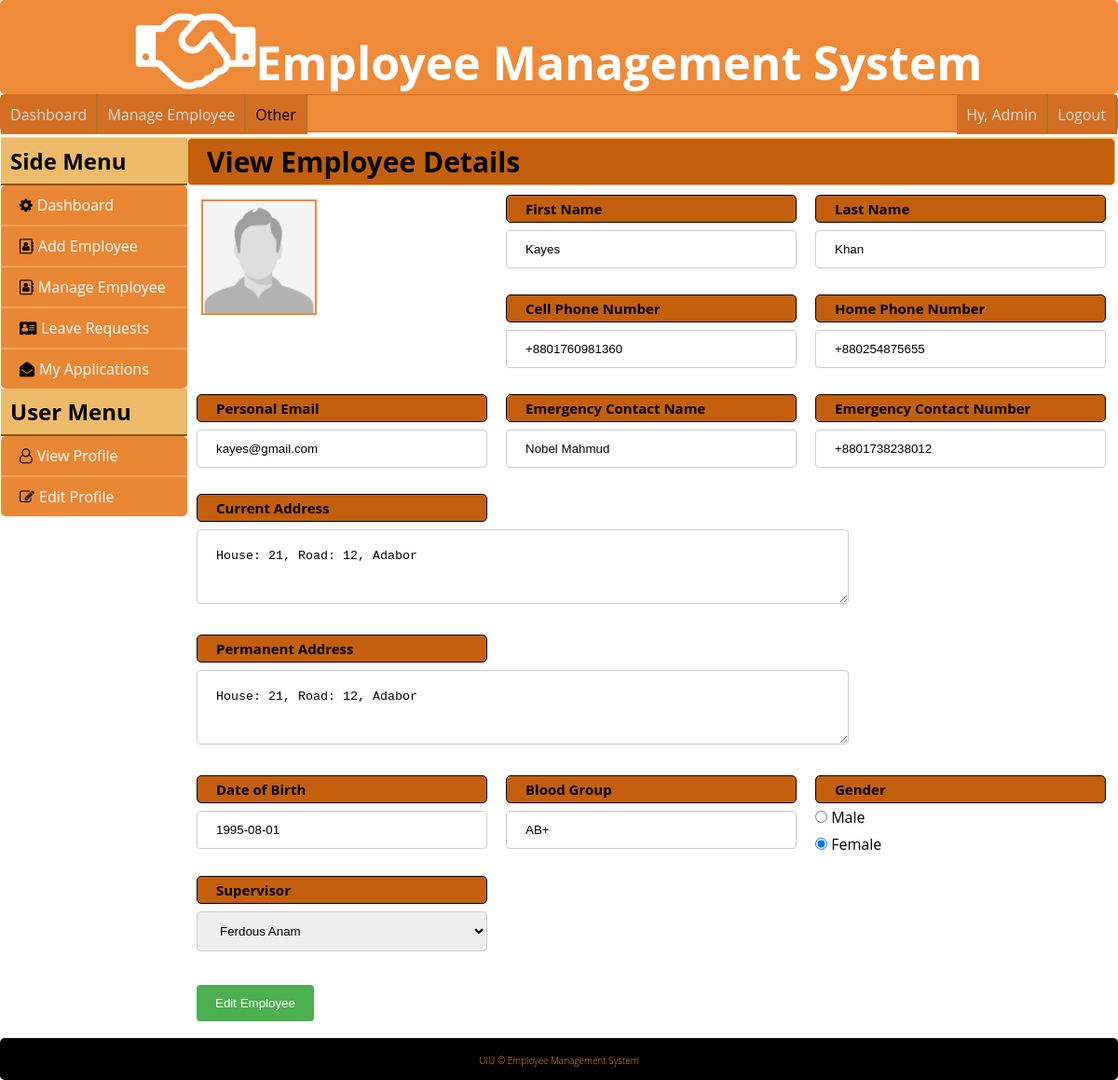
Page /editprofile.php?id=1 (signed in) on the committed database.
### tables this page shows
CREATE TABLE `employee` (
  `id` int(11) NOT NULL,
  `first_name` varchar(50) NOT NULL,
  `last_name` varchar(50) NOT NULL,
  `username` varchar(50) NOT NULL,
  `password` varchar(50) NOT NULL,
  `job_title` varchar(50) NOT NULL,
  `employment_status` varchar(50) NOT NULL,
  `sub_unit` varchar(50) NOT NULL,
  `supervisor_id` int(11) NOT NULL,
  `cell_phone` varchar(20) NOT NULL,
  `home_phone` varchar(20) NOT NULL,
  `email` varchar(50) NOT NULL,
  `emergency_contact_name` varchar(50) NOT NULL,
  `emergency_contact_number` varchar(20) NOT NULL,
  `current_address` varchar(255) NOT NULL,
  `permanent_address` varchar(255) NOT NULL,
  `dob` date NOT NULL,
  `blood_group` varchar(3) NOT NULL,
  `gender` tinyint(4) NOT NULL,
  `image` varchar(255) NOT NULL
);

CREATE TABLE `tbl_supervisors` (
  `id` int(11) NOT NULL,
  `employee_id` int(11) NOT NULL
);

### lib/Database.php (called while the page is built, shortened)
<?php
Class Database{
 public $host   = DB_HOST;
 public $user   = DB_USER;
 public $pass   = DB_PASS;
 public $dbname = DB_NAME;
 public $link;
private function connectDB(){
 $this->link = new mysqli($this->host, $this->user, $this->pass,
  $this->dbname);
 }
public function select($query){
  $result = $this->link->query($query) or
   die($this->link->error.__LINE__);
  if($result->num_rows > 0){
    return $result;
  } else {
    return false;
  }
 }
}

### classes/Employee.php (called while the page is built, shortened)
<?php
	$filepath = realpath(dirname(__FILE__));
	include_once($filepath.'/../lib/Database.php');
?>
<?php
class Employee
{
	private $db;
	public function __construct(){
		$this->db = new Database();
	}
	public function getByEmployeeId($id){
		$query = "SELECT * FROM employee WHERE id='$id'";
		$result = $this->db->select($query);
		return $result;
	}
	public function getAllSupervisor()
	{
		$query = "SELECT *
			FROM tbl_supervisors NATURAL JOIN employee
			";
			$result = $this->db->select($query);
			return $result;
	}
}
?>

### config/sitedetails.php (called while the page is built)
<?php
	$base_url = 'http://localhost/ems/';
 ?>

### editprofile.php (the view, shortened to what this page needs)
<?php include 'inc/header.php'; ?>
<?php include 'plugins/leftsidebar.php'; ?>
<div class="content float-left">
	<h2>View Employee Details</h2>
	<form action="" method="POST">
	<?php
	    if (!isset($_GET['id']) || $_GET['id'] == NULL) {
	        echo "<script>window.location = 'employee.php'; </script>";
	    }else {
	        $id = preg_replace('/[^a-zA-Z0-9_]/', '', $_GET['id']);
	    }
		$getEmp = $employee->getByEmployeeId($id);
		if ($getEmp) {
			while ($result= $getEmp->fetch_assoc()) {
	?>
		<div class="add-employee-row">
			<div class="add-employee-col">
				<img src="<?= $base_url ?>images/def-profile.jpg">
			</div>
			<div class="add-employee-col">
				<h2>First Name</h2>
				<input type="text" name="first_name" value="<?= $result['first_name'] ?>">
			</div>
			<div class="add-employee-col">
				<h2>Last Name</h2>
				<input type="text" name="last_name"  value="<?= $result['last_name'] ?>">
			</div><br>
			<div class="add-employee-col">
				<h2>Cell Phone Number</h2>
				<input type="text" name="cell_phone" value="<?= $result['cell_phone'] ?>">
			</div>
			<div class="add-employee-col">
				<h2>Home Phone Number</h2>
				<input type="text" name="home_phone" value="<?= $result['home_phone'] ?>">
			</div>
		</div>
		<div class="add-employee-row">
			<div class="add-employee-col">
				<h2>Personal Email</h2>
				<input type="text" name="email" value="<?= $result['email'] ?>">
			</div>
			<div class="add-employee-col">
				<h2>Emergency Contact Name</h2>
				<input type="text" name="emergency_contact_name" value="<?= $result['emergency_contact_name'] ?>">
			</div>
			<div class="add-employee-col">
				<h2>Emergency Contact Number</h2>
				<input type="text" name="emergency_contact_number" value="<?= $result['emergency_contact_number'] ?>">
			</div>
		</div>
		<div class="add-employee-row clear">
			<div class="add-employee-col">
				<h2>Current Address</h2>
				<textarea name="current_address"><?= $result['current_address'] ?></textarea>
			</div>
		</div>
		<div class="add-employee-row clear">
			<div class="add-employee-col">
				<h2>Permanent Address</h2>
				<textarea name="permanent_address"><?= $result['permanent_address'] ?></textarea>
			</div>
		</div>
		<div class="add-employee-row clear">
			<div class="add-employee-col">
				<h2>Date of Birth</h2>
				<input type="text" name="dob" value="<?= $result['dob'] ?>">
			</div>
			<div class="add-employee-col">
				<h2>Blood Group</h2>
				<input type="text" name="blood_group" value="<?= $result['blood_group'] ?>">
			</div>
			<div class="add-employee-col">
				<h2>Gender</h2>
				<input type="radio" name="gender" value="0" <?php if ($result['gender'] == '0') {echo ' checked ';} ?> > Male <br>
				<input type="radio" name="gender" value="1" <?php if ($result['gender'] == '1') {echo ' checked ';} ?> > Female
			</div>
		</div>
		<div class="add-employee-row clear">
			<div class="add-employee-col">
				<h2>Supervisor</h2>
				<select id="select" name="supervisor_id">
                <?php
                    $getSupervisor = $employee->getAllSupervisor();
                        if ($getSupervisor) {
                          while ($result1 = $getSupervisor->fetch_assoc()) {
                ?>
                <option
                  <?php
                      if ($result1['employee_id'] == $result['supervisor_id']) { ?>
                        selected = "selected"
                  <?php } ?>
                        value="<?php echo $result1['employee_id']; ?>"><?= $result1['first_name'] . " " . $result1['last_name'] ?></option>
                <?php } } ?>
            </select>
			</div>
			<div class="add-employee-col">
			</div>
		</div>
		<div class="add-employee-row clear">
			<div class="add-employee-col">
				<input type="submit" name="submit" value="Edit Employee">
			</div>
		</div>
		<?php } } ?>
	</form>
</div>
<?php include 'inc/footer.php'; ?>

### css/style.css (style rules this page uses)
* { margin: 0; padding: 0; outline: 0; }
body { font-family: "Open Sans",sans-serif; }
.float-left { float: left; }
.clear { clear: both; }
.login input[type="text"], select { border: 1px solid #ccc; border-radius: 4px; box-sizing: border-box; display: inline-block; margin: 8px 0; padding: 12px 20px; width: 390px; }
input[type=text], select { padding: 12px 20px; margin: 8px 0; display: inline-block; border: 1px solid #ccc; border-radius: 4px; box-sizing: border-box; }
input[type=submit] { background-color: #4CAF50; color: white; padding: 14px 20px; margin: 8px 0; border: none; border-radius: 4px; cursor: pointer; }
div { border-radius: 5px; }

### css/profile.css (style rules this page uses)
.content h2 { background: #c45f0d none repeat scroll 0 0; border: 1px solid #edbb69; border-radius: 5px; font-size: 30px; padding: 4px 0 4px 20px; }
.add-employee-col { float: left; margin: 0 auto; padding: 10px; width: 312px; }
.add-employee-col img { align-self: center; border: 2px solid #ef8a38; margin: 5px; max-height: 120px; max-width: 120px; }
.add-employee-col h2 { border: 1px solid; font-size: 15px; }
.add-employee-col input[type="text"], select { border: 1px solid #ccc; border-radius: 4px; box-sizing: border-box; display: inline-block; margin: 8px 0; padding: 12px 20px; width: 312px; }
.add-employee-col input[type="radio"] { border: 1px solid #ccc; border-radius: 4px; box-sizing: border-box; display: inline-block; margin: 8px 0; padding: 12px 20px; }
.add-employee-col input[type="submit"] { background-color: #4caf50; border: medium none; border-radius: 4px; color: white; cursor: pointer; margin: 8px 0; padding: 12px 20px; }
.add-employee-col textarea { border: 1px solid #ccc; border-radius: 4px; box-sizing: border-box; display: inline-block; margin: 8px 0; max-height: 80px; max-width: 700px; min-height: 80px; min-width: 700px; padding: 20px; }

### rows in the picture
employee: first_name "Kayes", last_name "Khan", cell_phone "+8801760981360", home_phone "+880254875655", email "kayes@gmail.com", emergency_contact_name "Nobel Mahmud", emergency_contact_number "+8801738238012", current_address "House: 21, Road: 12, Adabor", permanent_address "House: 21, Road: 12, Adabor", dob "1995-08-01", blood_group "AB+", gender "☑", supervisor_id "Ferdous Anam"

### other values in the picture
Session::get('first_name') "Admin"
